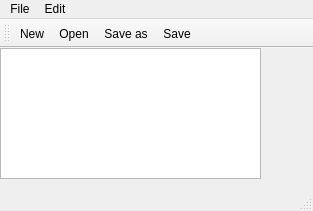
<?xml version="1.0" encoding="UTF-8"?>
<ui version="4.0">
 <class>MainWindow</class>
 <widget class="QMainWindow" name="MainWindow">
  <property name="geometry">
   <rect>
    <x>0</x>
    <y>0</y>
    <width>313</width>
    <height>211</height>
   </rect>
  </property>
  <property name="windowTitle">
   <string>MainWindow</string>
  </property>
  <widget class="QWidget" name="centralwidget">
   <widget class="QWidget" name="verticalLayoutWidget">
    <property name="geometry">
     <rect>
      <x>0</x>
      <y>0</y>
      <width>261</width>
      <height>131</height>
     </rect>
    </property>
    <layout class="QVBoxLayout" name="verticalLayout">
     <item>
      <widget class="QTextEdit" name="textEdit"/>
     </item>
    </layout>
   </widget>
  </widget>
  <widget class="QMenuBar" name="menubar">
   <property name="geometry">
    <rect>
     <x>0</x>
     <y>0</y>
     <width>313</width>
     <height>22</height>
    </rect>
   </property>
   <widget class="QMenu" name="menuFile">
    <property name="title">
     <string>File</string>
    </property>
    <addaction name="actionNew"/>
    <addaction name="actionOpen"/>
    <addaction name="actionSave_as"/>
    <addaction name="actionSave"/>
    <addaction name="actionPrint"/>
    <addaction name="actionExit_2"/>
   </widget>
   <widget class="QMenu" name="menuEdit">
    <property name="title">
     <string>Edit</string>
    </property>
    <addaction name="actionCopy"/>
    <addaction name="actionPaste"/>
    <addaction name="actionCut"/>
    <addaction name="actionUndo"/>
    <addaction name="actionRedo"/>
   </widget>
   <addaction name="menuFile"/>
   <addaction name="menuEdit"/>
  </widget>
  <widget class="QStatusBar" name="statusbar"/>
  <widget class="QToolBar" name="toolBar">
   <property name="windowTitle">
    <string>toolBar</string>
   </property>
   <attribute name="toolBarArea">
    <enum>TopToolBarArea</enum>
   </attribute>
   <attribute name="toolBarBreak">
    <bool>false</bool>
   </attribute>
   <addaction name="actionNew"/>
   <addaction name="actionOpen"/>
   <addaction name="actionSave_as"/>
   <addaction name="actionSave"/>
  </widget>
  <action name="actionNew">
   <property name="icon">
    <iconset resource="resources.qrc">
     <normaloff>:/imgs/New.bmp</normaloff>:/imgs/New.bmp</iconset>
   </property>
   <property name="text">
    <string>New</string>
   </property>
  </action>
  <action name="actionOpen">
   <property name="icon">
    <iconset>
     <normalon>:/imgs/Open.bmp</normalon>
    </iconset>
   </property>
   <property name="text">
    <string>Open</string>
   </property>
  </action>
  <action name="actionSave_as">
   <property name="icon">
    <iconset>
     <normalon>:/imgs/Save.bmp</normalon>
    </iconset>
   </property>
   <property name="text">
    <string>Save as</string>
   </property>
  </action>
  <action name="actionPrint">
   <property name="text">
    <string>Print</string>
   </property>
  </action>
  <action name="actionExit_2">
   <property name="text">
    <string>Exit</string>
   </property>
  </action>
  <action name="actionCopy">
   <property name="icon">
    <iconset>
     <normalon>:/imgs/Copy.bmp</normalon>
    </iconset>
   </property>
   <property name="text">
    <string>Copy</string>
   </property>
  </action>
  <action name="actionPaste">
   <property name="icon">
    <iconset>
     <normalon>:/imgs/Paste.bmp</normalon>
    </iconset>
   </property>
   <property name="text">
    <string>Paste</string>
   </property>
  </action>
  <action name="actionCut">
   <property name="icon">
    <iconset>
     <normalon>:/imgs/Cut.bmp</normalon>
    </iconset>
   </property>
   <property name="text">
    <string>Cut</string>
   </property>
  </action>
  <action name="actionUndo">
   <property name="text">
    <string>Undo</string>
   </property>
  </action>
  <action name="actionRedo">
   <property name="text">
    <string>Redo</string>
   </property>
  </action>
  <action name="actionSave">
   <property name="icon">
    <iconset resource="resources.qrc">
     <normaloff>:/imgs/Save.bmp</normaloff>:/imgs/Save.bmp</iconset>
   </property>
   <property name="text">
    <string>Save</string>
   </property>
  </action>
 </widget>
 <resources>
  <include location="resources.qrc"/>
 </resources>
 <connections/>
</ui>
